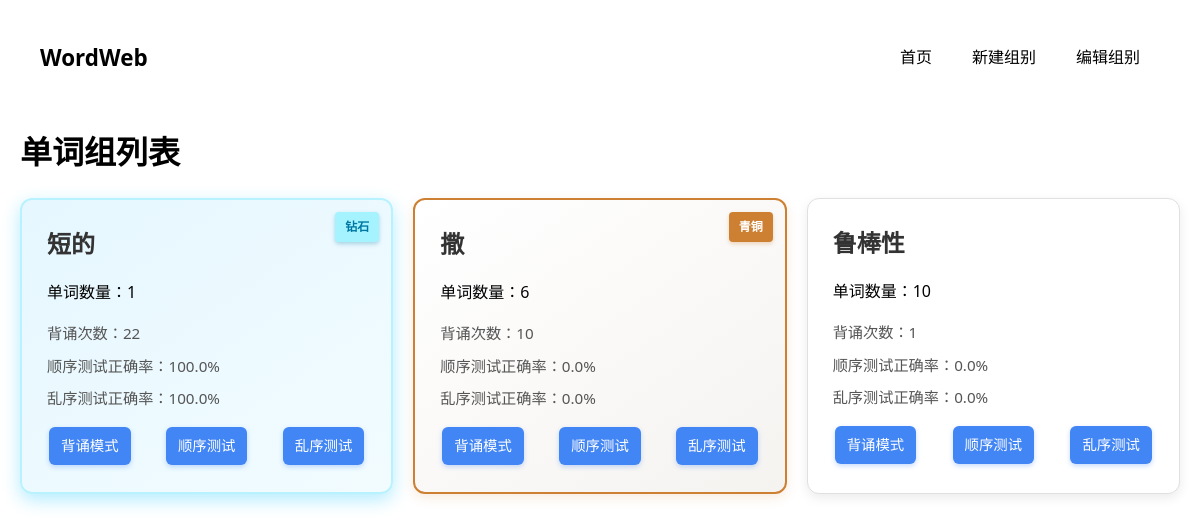
Before: / with the older database file.
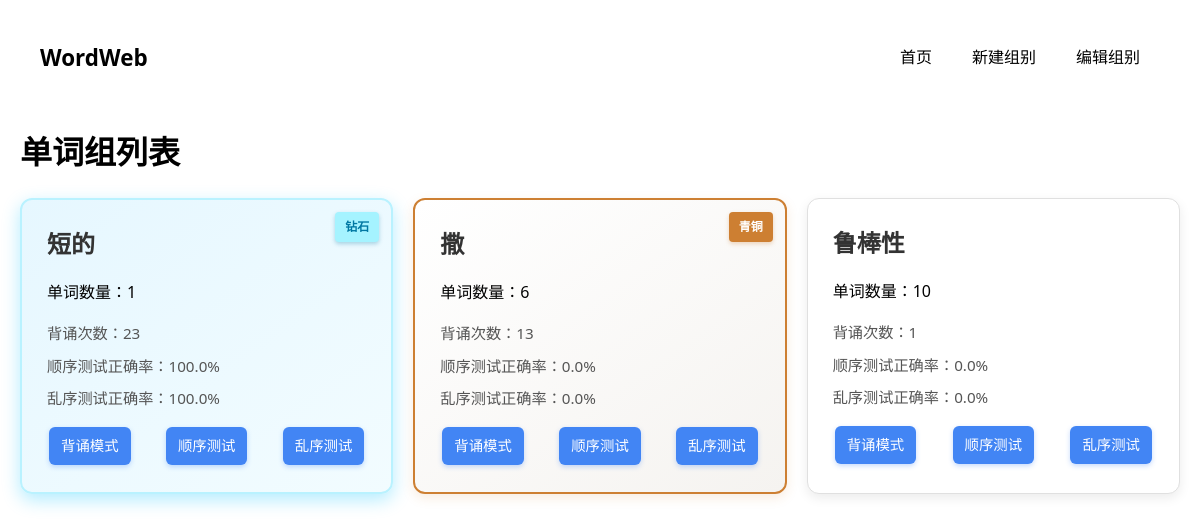
After: the same page with the newer database file.
### app/models.py (models this page shows)
class WordGroup(db.Model):
    id = db.Column(db.Integer, primary_key=True)
    name = db.Column(db.String(100), unique=True, nullable=False)
    created_at = db.Column(db.DateTime, default=datetime.utcnow)
    words = db.relationship('Word', backref='group', lazy='dynamic', cascade='all, delete-orphan')
    stats = db.relationship('GroupStats', backref='group', uselist=False, cascade='all, delete-orphan')

class GroupStats(db.Model):
    id = db.Column(db.Integer, primary_key=True)
    group_id = db.Column(db.Integer, db.ForeignKey('word_group.id'), unique=True)
    study_count = db.Column(db.Integer, default=0)
    order_quiz_count = db.Column(db.Integer, default=0)
    random_quiz_count = db.Column(db.Integer, default=0)
    last_score = db.Column(db.Float, default=0.0)  # 顺序测试正确率
    random_last_score = db.Column(db.Float, default=0.0)  # 乱序测试正确率

### app/blueprints/main.py (the view)
@main_bp.route('/')
def index():
    groups = WordGroup.query.all()
    return render_template('index.html', groups=groups)

### app/templates/index.html (shortened to what this page needs)
{% extends "base.html" %}
{% block content %}
<h1>单词组列表</h1>
<div class="group-list">
    {% for group in groups %}
    <div class="group-card
        {% if group.stats.random_last_score == 1.0 %}diamond-card
        {% elif group.stats.last_score == 1.0 %}gold-card
        {% elif group.stats.study_count >= 3 %}bronze-card
        {% endif %}">
        <h2>{{ group.name }}</h2>
        <p>单词数量：{{ group.words.count() }}</p>
        <div class="stats">
            <span>背诵次数：{{ group.stats.study_count }}</span>
            <span>顺序测试正确率：{{ "%.1f"|format(group.stats.last_score*100) }}%</span>
            <span>乱序测试正确率：{{ "%.1f"|format((group.stats.random_last_score or 0)*100) }}%</span>
        </div>
        <div class="actions">
            <a href="{{ url_for('practice.study_mode', group_id=group.id) }}" class="btn btn-primary">背诵模式</a>
            <a href="{{ url_for('practice.quiz_mode', group_id=group.id, mode='order') }}" class="btn btn-primary">顺序测试</a>
            <a href="{{ url_for('practice.quiz_mode', group_id=group.id, mode='random') }}" class="btn btn-primary">乱序测试</a>
        </div>
        {% if group.stats.random_last_score == 1.0 %}
        <div class="card-badge diamond">钻石</div>
        {% elif group.stats.last_score == 1.0 %}
        <div class="card-badge gold">黄金</div>
        {% elif group.stats.study_count >= 3 %}
        <div class="card-badge bronze">青铜</div>
        {% endif %}
    </div>
    {% endfor %}
</div>
{% endblock %}

### app/templates/base.html (shortened to what this page needs)
<!DOCTYPE html>
<html>
<head>
    <link rel="stylesheet" href="{{ url_for('static', filename='style.css') }}">
</head>
<body>
    <nav>
        <a href="{{ url_for('main.index') }}" class="brand">WordWeb</a>
        <div class="nav-links">
            <a href="{{ url_for('main.index') }}">首页</a>
            <a href="{{ url_for('groups.create_group') }}">新建组别</a>
            <a href="{{ url_for('groups.manage_groups') }}">编辑组别</a>
        </div>
    </nav>
    <div class="container">
        {% block content %}{% endblock %}
    </div>
</body>
</html>

### app/static/style.css (style rules this page uses)
body { font-family: 'Segoe UI', Tahoma, Geneva, Verdana, sans-serif; max-width: 1200px; margin: 0 auto; padding: 20px; line-height: 1.6; }
nav { background: #f8f9fa; padding: 15px; margin-bottom: 30px; border-radius: 5px; }
nav a { margin-right: 20px; text-decoration: none; color: #333; }
.group-list { display: grid; grid-template-columns: repeat(auto-fill, minmax(300px, 1fr)); gap: 20px; }
.group-card { background: #fff; border: 1px solid #ddd; border-radius: 8px; padding: 20px; box-shadow: 0 2px 4px rgba(0,0,0,0.1); }
.group-card h2 { margin-top: 0; color: #2c3e50; }
.stats span { display: block; margin: 5px 0; font-size: 0.9em; color: #666; }
.group-card { background: #fff; border-radius: 12px; padding: 25px; margin-bottom: 20px; box-shadow: 0 4px 12px rgba(0,0,0,0.08); border: 1px solid #e0e0e0; transition: transform 0.2s ease, box-shadow 0.2s ease; }
.group-card h2 { margin-top: 0; margin-bottom: 15px; color: #333; font-size: 1.5rem; }
.stats { margin: 15px 0; }
.stats span { display: block; margin: 8px 0; font-size: 0.95rem; color: #555; }
.actions { display: flex; flex-wrap: wrap; gap: 8px; margin-top: 15px; }
.btn { display: inline-block; padding: 10px 18px; margin: 5px; border: none; border-radius: 6px; box-shadow: 0 2px 4px rgba(0,0,0,0.2); text-decoration: none; text-align: center; font-weight: 500; font-size: 1rem; cursor: pointer; transition: all 0.3s ease; }
button.btn, a.btn { font-size: 1rem; font-family: inherit; line-height: 1.5; }
.btn-primary { background: #4285f4; color: white; }
.group-card .btn { padding: 8px 12px; font-size: 0.9rem; margin: 3px; }
.group-card .actions { display: flex; flex-wrap: nowrap; justify-content: space-between; gap: 5px; margin-top: 15px; width: 100%; }
@media (min-width: 768px) { .group-list { grid-template-columns: repeat(auto-fill, minmax(350px, 1fr)); } }
.actions .btn { margin: 2px; }
.group-list .bronze-card { background: linear-gradient(145deg, #fff, #f5f3f0); border: 2px solid #cd7f32 !important; box-shadow: 0 4px 12px rgba(205, 127, 50, 0.15) !important; position: relative; overflow: hidden; animation: bronze-pulse 3s infinite; }
.group-list .diamond-card { background: linear-gradient(145deg, #e6f7ff, #f2fcff); border: 2px solid #b9f2ff !important; box-shadow: 0 6px 18px rgba(0, 191, 255, 0.3) !important; position: relative; overflow: hidden; animation: diamond-pulse 2s infinite; }
.card-badge { position: absolute; top: 12px; right: 12px; padding: 5px 10px; border-radius: 4px; font-size: 0.75rem; font-weight: bold; z-index: 2; }
.card-badge.bronze { background-color: #cd7f32; color: white; box-shadow: 0 2px 4px rgba(205, 127, 50, 0.3); }
.card-badge.diamond { background-color: #a5f3ff; color: #0078a3; box-shadow: 0 2px 4px rgba(0, 120, 163, 0.3); }
nav { background: white; padding: 15px 20px; margin-bottom: 30px; border-radius: var(--border-radius); box-shadow: var(--card-shadow); display: flex; justify-content: space-between; align-items: center; }
nav .brand { font-size: 1.4rem; font-weight: bold; color: var(--primary-color); text-decoration: none; }
nav .nav-links { display: flex; gap: 20px; }
nav a { position: relative; margin-right: 20px; text-decoration: none; color: var(--medium-text); padding: 5px 0; font-weight: 500; transition: color var(--transition-speed); }
nav a::after { content: ''; position: absolute; bottom: 0; left: 0; width: 0; height: 2px; background-color: var(--primary-color); transition: width var(--transition-speed); }
.btn { display: inline-flex; align-items: center; justify-content: center; padding: 10px 20px; font-weight: 500; font-size: 1rem; border-radius: 6px; cursor: pointer; transition: all 0.2s ease; text-decoration: none; }
.btn-primary { background: var(--primary-color, #4285f4); color: white; border: none; box-shadow: 0 2px 5px rgba(66, 133, 244, 0.3); }

Changed rows visible on the page:
changed through a linked row, WordGroup "短的": stats.study_count "22" → "23"
changed through a linked row, WordGroup (number 2 of 3 on the later page): stats.study_count "10" → "13"
